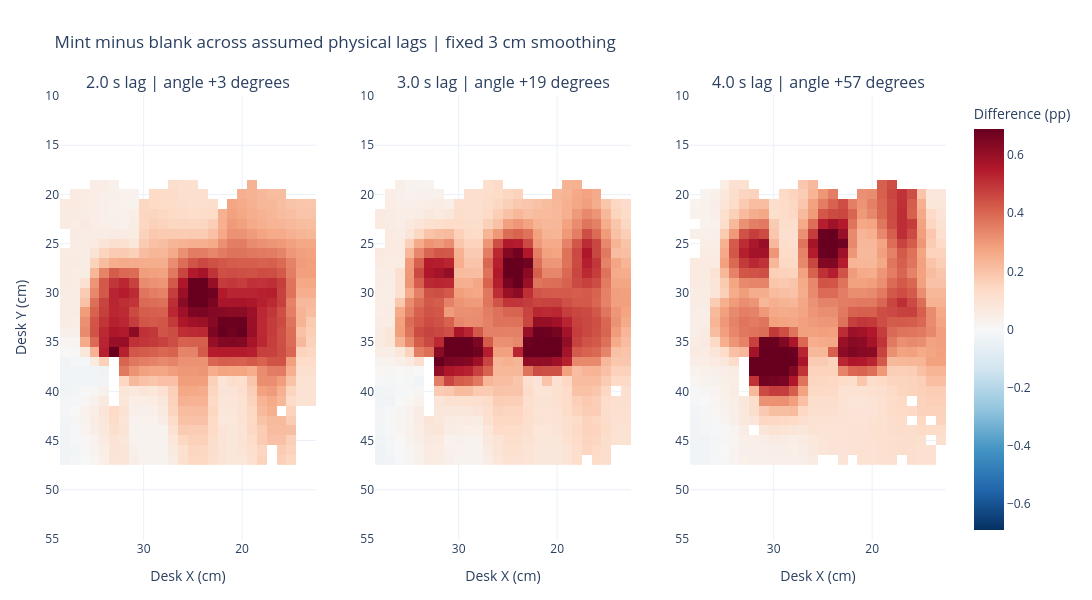

This figure's notebook cell:
### Markdown cell above
### 5. Physical-lag sensitivity

The same 3 cm subtraction is shown at 2.0, 3.0, and 4.0 seconds. The independently estimated 3.0 s lag remains the preregistered working value; the alternatives test whether the geometry is stable rather than selecting the most attractive map.

### Code cell
LAG_VALUES = (2.0, 3.0, 4.0)
lag_grids = {}
lag_metrics = {}
all_lag_values = []
for lag_s in LAG_VALUES:
    rows_blank = corrected_diagnostic_rows(diagnostic_sources['Blank'], lag_s)
    rows_mint = corrected_diagnostic_rows(diagnostic_sources['Mint'], lag_s)
    grid = paired_difference(rows_blank, rows_mint, SMOOTH_RADIUS_CM)
    values = [value for row in grid for value in row if value is not None]
    all_lag_values.extend(values)
    lag_grids[lag_s] = grid
    lag_metrics[lag_s] = {
        **hotspot_orientation(grid), 'supported': len(values),
        'positive_fraction': sum(value > 0 for value in values) / len(values),
        'median': statistics.median(values),
        'blank_rows': len(rows_blank), 'mint_rows': len(rows_mint),
    }
lag_limit = percentile([abs(value) for value in all_lag_values], 0.98)
fig_lag = make_subplots(rows=1, cols=3, subplot_titles=[
    f'{lag_s:.1f} s lag | angle {lag_metrics[lag_s]["angle"]:+.0f} degrees' for lag_s in LAG_VALUES
])
for column, lag_s in enumerate(LAG_VALUES, start=1):
    fig_lag.add_trace(go.Heatmap(
        x=GRID_X, y=GRID_Y, z=lag_grids[lag_s], coloraxis='coloraxis',
        hovertemplate='X %{x:.1f} cm<br>Y %{y:.1f} cm<br>Mint - blank %{z:+.3f} pp<extra></extra>',
    ), row=1, col=column)
    fig_lag.update_xaxes(title_text='Desk X (cm)', autorange='reversed', row=1, col=column)
fig_lag.update_yaxes(title_text='Desk Y (cm)', autorange='reversed', scaleanchor='x', scaleratio=1, row=1, col=1)
fig_lag.update_yaxes(autorange='reversed', scaleanchor='x2', scaleratio=1, row=1, col=2)
fig_lag.update_yaxes(autorange='reversed', scaleanchor='x3', scaleratio=1, row=1, col=3)
fig_lag.update_layout(
    title='Mint minus blank across assumed physical lags | fixed 3 cm smoothing', width=1450, height=600, template='plotly_white',
    coloraxis=dict(colorscale='RdBu_r', cmin=-lag_limit, cmax=lag_limit, colorbar=dict(title='Difference (pp)')),
    margin=dict(l=60, r=145, t=95, b=60),
)
fig_lag.show()
display(Markdown('| Lag | Retained blank / mint | Supported cells | Positive | Median difference | Hotspot center X, Y | Hotspot angle | Elongation |\n|---:|---:|---:|---:|---:|---:|---:|---:|\n' + '\n'.join(
    f"| {lag_s:.1f} s | {metrics['blank_rows']} / {metrics['mint_rows']} | {metrics['supported']} | {100 * metrics['positive_fraction']:.1f}% | {metrics['median']:.3f} pp | {metrics['center_x']:.1f}, {metrics['center_y']:.1f} cm | {metrics['angle']:+.1f} deg | {metrics['elongation']:.2f}x |"
    for lag_s, metrics in lag_metrics.items()
)))

### Figure 1 — Plotly figure (JSON) as saved in the notebook; plotly's stock layout.template omitted (floating-point values rounded to 4 significant figures; data arrays with more than 128 entries replaced by an {"elided": "..."} marker saying what was removed)
{"data": [{"coloraxis": "coloraxis", "hovertemplate": "X %{x:.1f} cm<br>Y %{y:.1f} cm<br>Mint - blank %{z:+.3f} pp<extra></extra>", "type": "heatmap", "x": [13.0, 14.0, 15.0, 16.0, 17.0, 18.0, 19.0, 20.0, 21.0, 22.0, 23.0, 24.0, 25.0, 26.0, 27.0, 28.0, 29.0, 30.0, 31.0, 32.0, 33.0, 34.0, 35.0, 36.0, 37.0, 38.0], "xaxis": "x", "y": [18.0, 19.0, 20.0, 21.0, 22.0, 23.0, 24.0, 25.0, 26.0, 27.0, 28.0, 29.0, 30.0, 31.0, 32.0, 33.0, 34.0, 35.0, 36.0, 37.0, 38.0, 39.0, 40.0, 41.0, 42.0, 43.0, 44.0, 45.0, 46.0, 47.0], "yaxis": "y", "z": {"elided": "30x26 float values"}}, {"coloraxis": "coloraxis", "hovertemplate": "X %{x:.1f} cm<br>Y %{y:.1f} cm<br>Mint - blank %{z:+.3f} pp<extra></extra>", "type": "heatmap", "x": [13.0, 14.0, 15.0, 16.0, 17.0, 18.0, 19.0, 20.0, 21.0, 22.0, 23.0, 24.0, 25.0, 26.0, 27.0, 28.0, 29.0, 30.0, 31.0, 32.0, 33.0, 34.0, 35.0, 36.0, 37.0, 38.0], "xaxis": "x2", "y": [18.0, 19.0, 20.0, 21.0, 22.0, 23.0, 24.0, 25.0, 26.0, 27.0, 28.0, 29.0, 30.0, 31.0, 32.0, 33.0, 34.0, 35.0, 36.0, 37.0, 38.0, 39.0, 40.0, 41.0, 42.0, 43.0, 44.0, 45.0, 46.0, 47.0], "yaxis": "y2", "z": {"elided": "30x26 float values"}}, {"coloraxis": "coloraxis", "hovertemplate": "X %{x:.1f} cm<br>Y %{y:.1f} cm<br>Mint - blank %{z:+.3f} pp<extra></extra>", "type": "heatmap", "x": [13.0, 14.0, 15.0, 16.0, 17.0, 18.0, 19.0, 20.0, 21.0, 22.0, 23.0, 24.0, 25.0, 26.0, 27.0, 28.0, 29.0, 30.0, 31.0, 32.0, 33.0, 34.0, 35.0, 36.0, 37.0, 38.0], "xaxis": "x3", "y": [18.0, 19.0, 20.0, 21.0, 22.0, 23.0, 24.0, 25.0, 26.0, 27.0, 28.0, 29.0, 30.0, 31.0, 32.0, 33.0, 34.0, 35.0, 36.0, 37.0, 38.0, 39.0, 40.0, 41.0, 42.0, 43.0, 44.0, 45.0, 46.0, 47.0], "yaxis": "y3", "z": {"elided": "30x26 float values"}}], "layout": {"annotations": [{"font": {"size": 16}, "showarrow": false, "text": "2.0 s lag | angle +3 degrees", "x": 0.1444, "xanchor": "center", "xref": "paper", "y": 1.0, "yanchor": "bottom", "yref": "paper"}, {"font": {"size": 16}, "showarrow": false, "text": "3.0 s lag | angle +19 degrees", "x": 0.5, "xanchor": "center", "xref": "paper", "y": 1.0, "yanchor": "bottom", "yref": "paper"}, {"font": {"size": 16}, "showarrow": false, "text": "4.0 s lag | angle +57 degrees", "x": 0.8556, "xanchor": "center", "xref": "paper", "y": 1.0, "yanchor": "bottom", "yref": "paper"}], "coloraxis": {"cmax": 0.6895, "cmin": -0.6895, "colorbar": {"title": {"text": "Difference (pp)"}}, "colorscale": [[0.0, "rgb(5,48,97)"], [0.1, "rgb(33,102,172)"], [0.2, "rgb(67,147,195)"], [0.3, "rgb(146,197,222)"], [0.4, "rgb(209,229,240)"], [0.5, "rgb(247,247,247)"], [0.6, "rgb(253,219,199)"], [0.7, "rgb(244,165,130)"], [0.8, "rgb(214,96,77)"], [0.9, "rgb(178,24,43)"], [1.0, "rgb(103,0,31)"]]}, "height": 600, "margin": {"b": 60, "l": 60, "r": 145, "t": 95}, "title": {"text": "Mint minus blank across assumed physical lags | fixed 3 cm smoothing"}, "width": 1450, "xaxis": {"anchor": "y", "autorange": "reversed", "domain": [0.0, 0.2889], "title": {"text": "Desk X (cm)"}}, "xaxis2": {"anchor": "y2", "autorange": "reversed", "domain": [0.3556, 0.6444], "title": {"text": "Desk X (cm)"}}, "xaxis3": {"anchor": "y3", "autorange": "reversed", "domain": [0.7111, 1.0], "title": {"text": "Desk X (cm)"}}, "yaxis": {"anchor": "x", "autorange": "reversed", "domain": [0.0, 1.0], "scaleanchor": "x", "scaleratio": 1, "title": {"text": "Desk Y (cm)"}}, "yaxis2": {"anchor": "x2", "autorange": "reversed", "domain": [0.0, 1.0], "scaleanchor": "x2", "scaleratio": 1}, "yaxis3": {"anchor": "x3", "autorange": "reversed", "domain": [0.0, 1.0], "scaleanchor": "x3", "scaleratio": 1}}}
